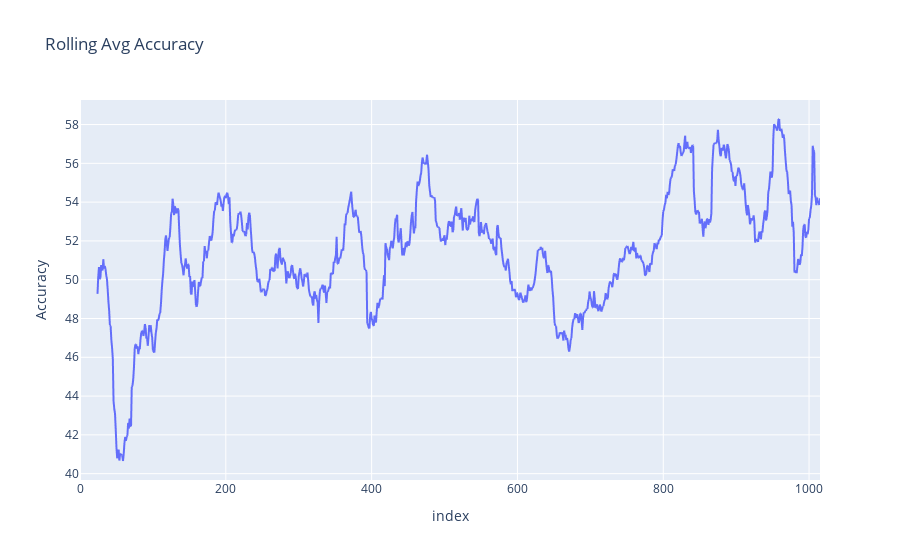

The notebook cell saved with this chart:
### Code cell
import plotly.express as px

mod = 25

fig = px.line(df, x=dfr.index, y=df['Accuracy'].rolling(window=mod).mean(), 
              labels={'x': 'Number of Games Played', 'y': 'Accuracy'},
              title='Rolling Avg Accuracy')

fig.show()

### Figure 1 — Plotly figure (JSON) as saved in the notebook; plotly's stock layout.template omitted (floating-point values rounded to 4 significant figures; data arrays with more than 128 entries replaced by an {"elided": "..."} marker saying what was removed)
{"data": [{"hovertemplate": "index=%{x}<br>Accuracy=%{y}<extra></extra>", "legendgroup": "", "line": {"color": "#636efa", "dash": "solid"}, "marker": {"symbol": "circle"}, "mode": "lines", "name": "", "showlegend": false, "type": "scattergl", "x": {"elided": "1016 int values"}, "xaxis": "x", "y": {"elided": "1016 float values"}, "yaxis": "y"}], "layout": {"legend": {"tracegroupgap": 0}, "title": {"text": "Rolling Avg Accuracy"}, "xaxis": {"anchor": "y", "domain": [0, 1], "title": {"text": "index"}}, "yaxis": {"anchor": "x", "domain": [0, 1], "title": {"text": "Accuracy"}}}}
